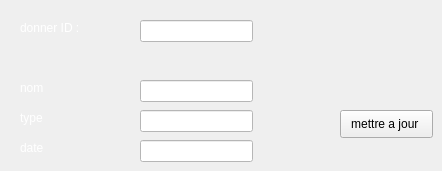
      <widget class="QWidget" name="tab_9">
       <attribute name="title">
        <string>modifier </string>
       </attribute>
       <widget class="QLabel" name="label_6">
        <property name="geometry">
         <rect>
          <x>20</x>
          <y>20</y>
          <width>71</width>
          <height>16</height>
         </rect>
        </property>
        <property name="palette">
         <palette>
          <active>
           <colorrole role="WindowText">
            <brush brushstyle="SolidPattern">
             <color alpha="255">
              <red>255</red>
              <green>255</green>
              <blue>255</blue>
             </color>
            </brush>
           </colorrole>
           <colorrole role="Button">
            <brush brushstyle="SolidPattern">
             <color alpha="255">
              <red>61</red>
              <green>170</green>
              <blue>163</blue>
             </color>
            </brush>
           </colorrole>
           <colorrole role="Base">
            <brush brushstyle="SolidPattern">
             <color alpha="255">
              <red>61</red>
              <green>170</green>
              <blue>163</blue>
             </color>
            </brush>
           </colorrole>
           <colorrole role="Window">
            <brush brushstyle="SolidPattern">
             <color alpha="255">
              <red>61</red>
              <green>170</green>
              <blue>163</blue>
             </color>
            </brush>
           </colorrole>
          </active>
          <inactive>
           <colorrole role="WindowText">
            <brush brushstyle="SolidPattern">
             <color alpha="255">
              <red>255</red>
              <green>255</green>
              <blue>255</blue>
             </color>
            </brush>
           </colorrole>
           <colorrole role="Button">
            <brush brushstyle="SolidPattern">
             <color alpha="255">
              <red>61</red>
              <green>170</green>
              <blue>163</blue>
             </color>
            </brush>
           </colorrole>
           <colorrole role="Base">
            <brush brushstyle="SolidPattern">
             <color alpha="255">
              <red>61</red>
              <green>170</green>
              <blue>163</blue>
             </color>
            </brush>
           </colorrole>
           <colorrole role="Window">
            <brush brushstyle="SolidPattern">
             <color alpha="255">
              <red>61</red>
              <green>170</green>
              <blue>163</blue>
             </color>
            </brush>
           </colorrole>
          </inactive>
          <disabled>
           <colorrole role="WindowText">
            <brush brushstyle="SolidPattern">
             <color alpha="255">
              <red>39</red>
              <green>175</green>
              <blue>175</blue>
             </color>
            </brush>
           </colorrole>
           <colorrole role="Button">
            <brush brushstyle="SolidPattern">
             <color alpha="255">
              <red>61</red>
              <green>170</green>
              <blue>163</blue>
             </color>
            </brush>
           </colorrole>
           <colorrole role="Base">
            <brush brushstyle="SolidPattern">
             <color alpha="255">
              <red>61</red>
              <green>170</green>
              <blue>163</blue>
             </color>
            </brush>
           </colorrole>
           <colorrole role="Window">
            <brush brushstyle="SolidPattern">
             <color alpha="255">
              <red>61</red>
              <green>170</green>
              <blue>163</blue>
             </color>
            </brush>
           </colorrole>
          </disabled>
         </palette>
        </property>
        <property name="text">
         <string>donner ID :</string>
        </property>
       </widget>
       <widget class="QLabel" name="label_7">
        <property name="geometry">
         <rect>
          <x>20</x>
          <y>80</y>
          <width>56</width>
          <height>16</height>
         </rect>
        </property>
        <property name="palette">
         <palette>
          <active>
           <colorrole role="WindowText">
            <brush brushstyle="SolidPattern">
             <color alpha="255">
              <red>255</red>
              <green>255</green>
              <blue>255</blue>
             </color>
            </brush>
           </colorrole>
           <colorrole role="Button">
            <brush brushstyle="SolidPattern">
             <color alpha="255">
              <red>61</red>
              <green>170</green>
              <blue>163</blue>
             </color>
            </brush>
           </colorrole>
           <colorrole role="Base">
            <brush brushstyle="SolidPattern">
             <color alpha="255">
              <red>61</red>
              <green>170</green>
              <blue>163</blue>
             </color>
            </brush>
           </colorrole>
           <colorrole role="Window">
            <brush brushstyle="SolidPattern">
             <color alpha="255">
              <red>61</red>
              <green>170</green>
              <blue>163</blue>
             </color>
            </brush>
           </colorrole>
          </active>
          <inactive>
           <colorrole role="WindowText">
            <brush brushstyle="SolidPattern">
             <color alpha="255">
              <red>255</red>
              <green>255</green>
              <blue>255</blue>
             </color>
            </brush>
           </colorrole>
           <colorrole role="Button">
            <brush brushstyle="SolidPattern">
             <color alpha="255">
              <red>61</red>
              <green>170</green>
              <blue>163</blue>
             </color>
            </brush>
           </colorrole>
           <colorrole role="Base">
            <brush brushstyle="SolidPattern">
             <color alpha="255">
              <red>61</red>
              <green>170</green>
              <blue>163</blue>
             </color>
            </brush>
           </colorrole>
           <colorrole role="Window">
            <brush brushstyle="SolidPattern">
             <color alpha="255">
              <red>61</red>
              <green>170</green>
              <blue>163</blue>
             </color>
            </brush>
           </colorrole>
          </inactive>
          <disabled>
           <colorrole role="WindowText">
            <brush brushstyle="SolidPattern">
             <color alpha="255">
              <red>39</red>
              <green>175</green>
              <blue>175</blue>
             </color>
            </brush>
           </colorrole>
           <colorrole role="Button">
            <brush brushstyle="SolidPattern">
             <color alpha="255">
              <red>61</red>
              <green>170</green>
              <blue>163</blue>
             </color>
            </brush>
           </colorrole>
           <colorrole role="Base">
            <brush brushstyle="SolidPattern">
             <color alpha="255">
              <red>61</red>
              <green>170</green>
              <blue>163</blue>
             </color>
            </brush>
           </colorrole>
           <colorrole role="Window">
            <brush brushstyle="SolidPattern">
             <color alpha="255">
              <red>61</red>
              <green>170</green>
              <blue>163</blue>
             </color>
            </brush>
           </colorrole>
          </disabled>
         </palette>
        </property>
        <property name="text">
         <string>nom</string>
        </property>
       </widget>
       <widget class="QLabel" name="label_8">
        <property name="geometry">
         <rect>
          <x>20</x>
          <y>110</y>
          <width>111</width>
          <height>16</height>
         </rect>
        </property>
        <property name="palette">
         <palette>
          <active>
           <colorrole role="WindowText">
            <brush brushstyle="SolidPattern">
             <color alpha="255">
              <red>255</red>
              <green>255</green>
              <blue>255</blue>
             </color>
            </brush>
           </colorrole>
           <colorrole role="Button">
            <brush brushstyle="SolidPattern">
             <color alpha="255">
              <red>61</red>
              <green>170</green>
              <blue>163</blue>
             </color>
            </brush>
           </colorrole>
           <colorrole role="Base">
            <brush brushstyle="SolidPattern">
             <color alpha="255">
              <red>61</red>
              <green>170</green>
              <blue>163</blue>
             </color>
            </brush>
           </colorrole>
           <colorrole role="Window">
            <brush brushstyle="SolidPattern">
             <color alpha="255">
              <red>61</red>
              <green>170</green>
              <blue>163</blue>
             </color>
            </brush>
           </colorrole>
          </active>
          <inactive>
           <colorrole role="WindowText">
            <brush brushstyle="SolidPattern">
             <color alpha="255">
              <red>255</red>
              <green>255</green>
              <blue>255</blue>
             </color>
            </brush>
           </colorrole>
           <colorrole role="Button">
            <brush brushstyle="SolidPattern">
             <color alpha="255">
              <red>61</red>
              <green>170</green>
              <blue>163</blue>
             </color>
            </brush>
           </colorrole>
           <colorrole role="Base">
            <brush brushstyle="SolidPattern">
             <color alpha="255">
              <red>61</red>
              <green>170</green>
              <blue>163</blue>
             </color>
            </brush>
           </colorrole>
           <colorrole role="Window">
            <brush brushstyle="SolidPattern">
             <color alpha="255">
              <red>61</red>
              <green>170</green>
              <blue>163</blue>
             </color>
            </brush>
           </colorrole>
          </inactive>
          <disabled>
           <colorrole role="WindowText">
            <brush brushstyle="SolidPattern">
             <color alpha="255">
              <red>39</red>
              <green>175</green>
              <blue>175</blue>
             </color>
            </brush>
           </colorrole>
           <colorrole role="Button">
            <brush brushstyle="SolidPattern">
             <color alpha="255">
              <red>61</red>
              <green>170</green>
              <blue>163</blue>
             </color>
            </brush>
           </colorrole>
           <colorrole role="Base">
            <brush brushstyle="SolidPattern">
             <color alpha="255">
              <red>61</red>
              <green>170</green>
              <blue>163</blue>
             </color>
            </brush>
           </colorrole>
           <colorrole role="Window">
            <brush brushstyle="SolidPattern">
             <color alpha="255">
              <red>61</red>
              <green>170</green>
              <blue>163</blue>
             </color>
            </brush>
           </colorrole>
          </disabled>
         </palette>
        </property>
        <property name="text">
         <string>type</string>
        </property>
       </widget>
       <widget class="QLabel" name="label_9">
        <property name="geometry">
         <rect>
          <x>20</x>
          <y>140</y>
          <width>121</width>
          <height>16</height>
         </rect>
        </property>
        <property name="palette">
         <palette>
          <active>
           <colorrole role="WindowText">
            <brush brushstyle="SolidPattern">
             <color alpha="255">
              <red>255</red>
              <green>255</green>
              <blue>255</blue>
             </color>
            </brush>
           </colorrole>
           <colorrole role="Button">
            <brush brushstyle="SolidPattern">
             <color alpha="255">
              <red>61</red>
              <green>170</green>
              <blue>163</blue>
             </color>
            </brush>
           </colorrole>
           <colorrole role="Base">
            <brush brushstyle="SolidPattern">
             <color alpha="255">
              <red>61</red>
              <green>170</green>
              <blue>163</blue>
             </color>
            </brush>
           </colorrole>
           <colorrole role="Window">
            <brush brushstyle="SolidPattern">
             <color alpha="255">
              <red>61</red>
              <green>170</green>
              <blue>163</blue>
             </color>
            </brush>
           </colorrole>
          </active>
          <inactive>
           <colorrole role="WindowText">
            <brush brushstyle="SolidPattern">
             <color alpha="255">
              <red>255</red>
              <green>255</green>
              <blue>255</blue>
             </color>
            </brush>
           </colorrole>
           <colorrole role="Button">
            <brush brushstyle="SolidPattern">
             <color alpha="255">
              <red>61</red>
              <green>170</green>
              <blue>163</blue>
             </color>
            </brush>
           </colorrole>
           <colorrole role="Base">
            <brush brushstyle="SolidPattern">
             <color alpha="255">
              <red>61</red>
              <green>170</green>
              <blue>163</blue>
             </color>
            </brush>
           </colorrole>
           <colorrole role="Window">
            <brush brushstyle="SolidPattern">
             <color alpha="255">
              <red>61</red>
              <green>170</green>
              <blue>163</blue>
             </color>
            </brush>
           </colorrole>
          </inactive>
          <disabled>
           <colorrole role="WindowText">
            <brush brushstyle="SolidPattern">
             <color alpha="255">
              <red>39</red>
              <green>175</green>
              <blue>175</blue>
             </color>
            </brush>
           </colorrole>
           <colorrole role="Button">
            <brush brushstyle="SolidPattern">
             <color alpha="255">
              <red>61</red>
              <green>170</green>
              <blue>163</blue>
             </color>
            </brush>
           </colorrole>
           <colorrole role="Base">
            <brush brushstyle="SolidPattern">
             <color alpha="255">
              <red>61</red>
              <green>170</green>
              <blue>163</blue>
             </color>
            </brush>
           </colorrole>
           <colorrole role="Window">
            <brush brushstyle="SolidPattern">
             <color alpha="255">
              <red>61</red>
              <green>170</green>
              <blue>163</blue>
             </color>
            </brush>
           </colorrole>
          </disabled>
         </palette>
        </property>
        <property name="text">
         <string>date</string>
        </property>
       </widget>
       <widget class="QLineEdit" name="idtm">
        <property name="geometry">
         <rect>
          <x>140</x>
          <y>20</y>
          <width>113</width>
          <height>22</height>
         </rect>
        </property>
        <property name="styleSheet">
         <string notr="true">background-color: white;</string>
        </property>
       </widget>
       <widget class="QLineEdit" name="nomdm">
        <property name="geometry">
         <rect>
          <x>140</x>
          <y>80</y>
          <width>113</width>
          <height>22</height>
         </rect>
        </property>
        <property name="styleSheet">
         <string notr="true">background-color: white;</string>
        </property>
       </widget>
       <widget class="QLineEdit" name="typem">
        <property name="geometry">
         <rect>
          <x>140</x>
          <y>110</y>
          <width>113</width>
          <height>22</height>
         </rect>
        </property>
        <property name="styleSheet">
         <string notr="true">background-color: white;</string>
        </property>
       </widget>
       <widget class="QLineEdit" name="datem">
        <property name="geometry">
         <rect>
          <x>140</x>
          <y>140</y>
          <width>113</width>
          <height>22</height>
         </rect>
        </property>
        <property name="styleSheet">
         <string notr="true">background-color: white;</string>
        </property>
       </widget>
       <widget class="QPushButton" name="pushButton_2">
        <property name="geometry">
         <rect>
          <x>340</x>
          <y>110</y>
          <width>93</width>
          <height>28</height>
         </rect>
        </property>
        <property name="cursor">
         <cursorShape>OpenHandCursor</cursorShape>
        </property>
        <property name="styleSheet">
         <string notr="true">background-color: none;</string>
        </property>
        <property name="text">
         <string>mettre a jour </string>
        </property>
       </widget>
      </widget>
